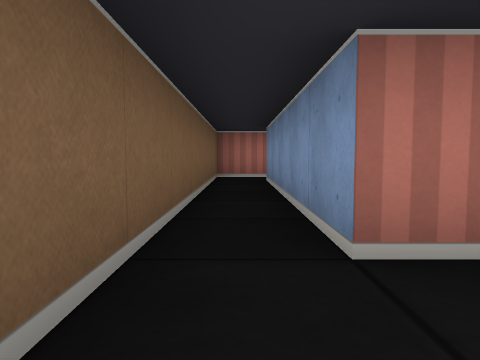
view 1 (above)

24 first-person views from a walk through a cub3D ray-caster map. The camera is about half as high as the walls, tilts 4° down and sees 70° across. The floor is counted in squares. Each view is taken from the middle of a square. On the plan, view 1 faces up. The plan holds only what a view shows up to about 9 squares ahead; the rest is blank.

view 2
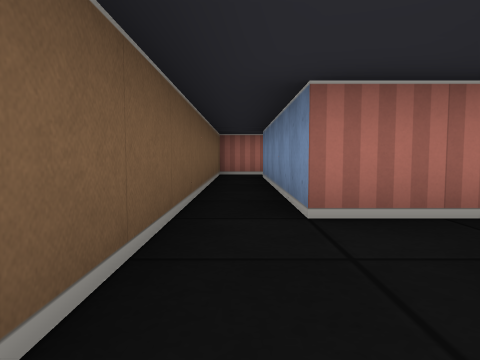

view 3
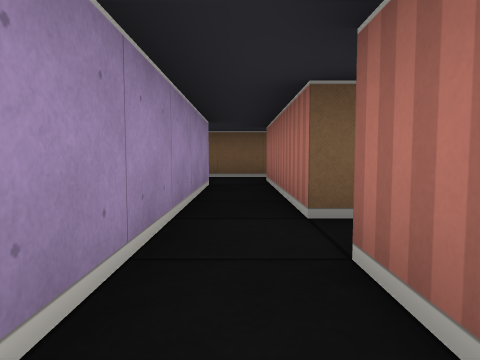

view 4
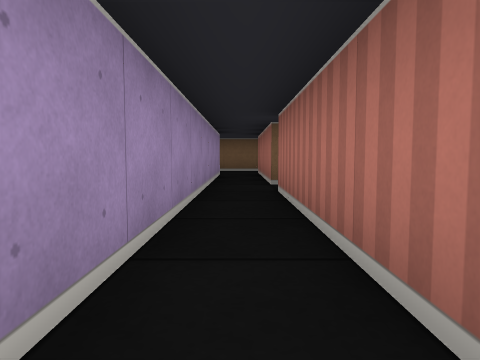

view 5
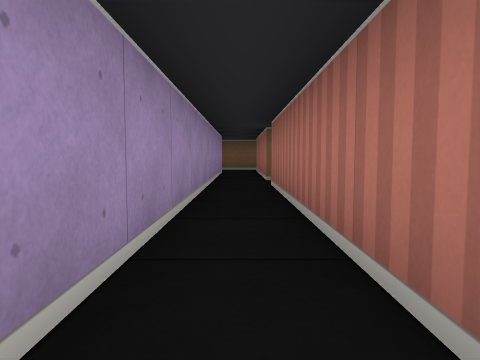

view 6
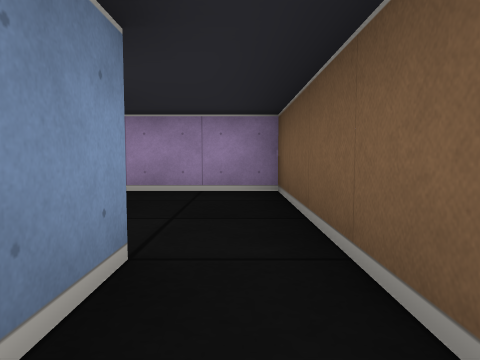

view 7
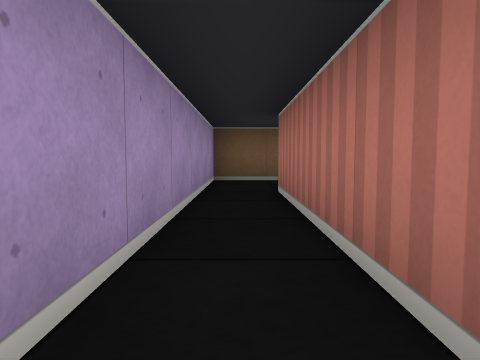

view 8
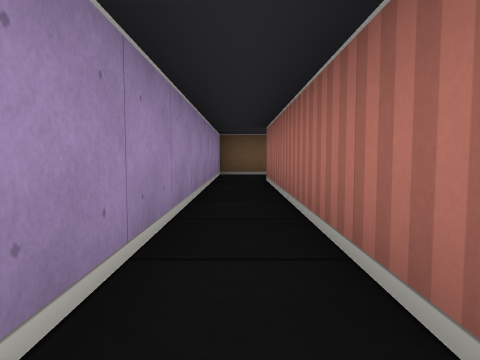

view 9
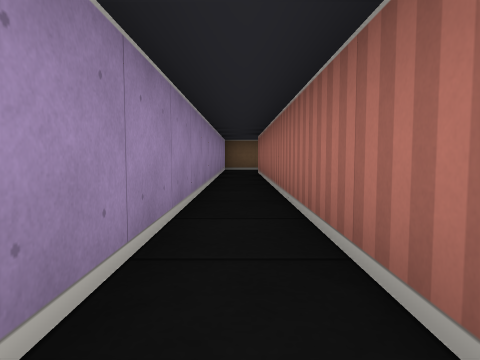

view 10
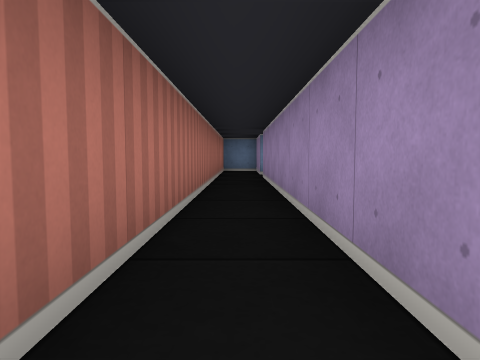

view 11
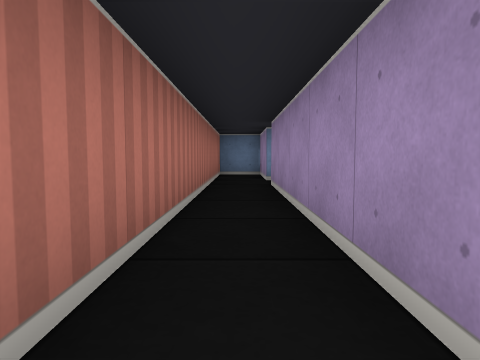

view 12
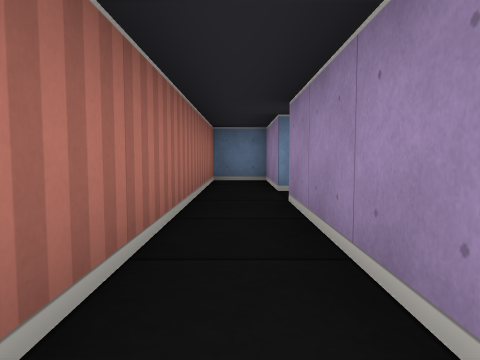

view 13
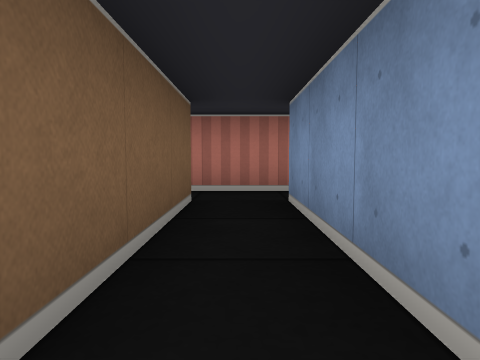

view 14
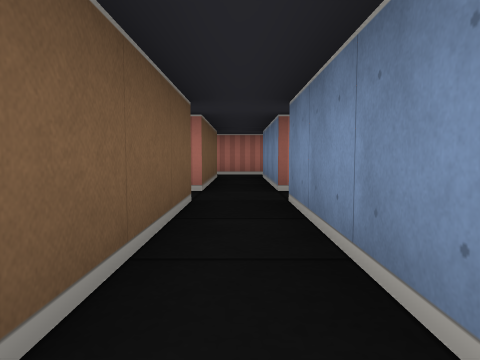

view 15
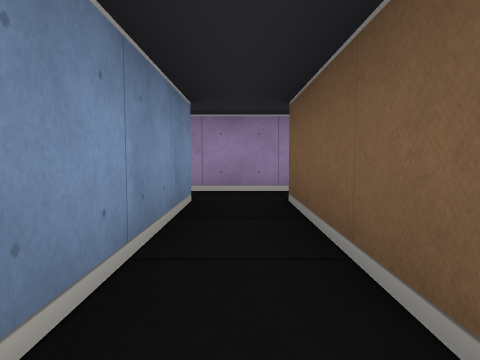

view 16
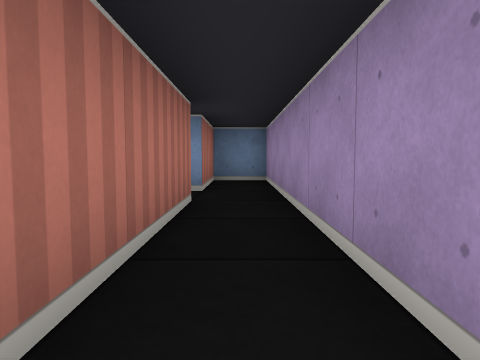

view 17
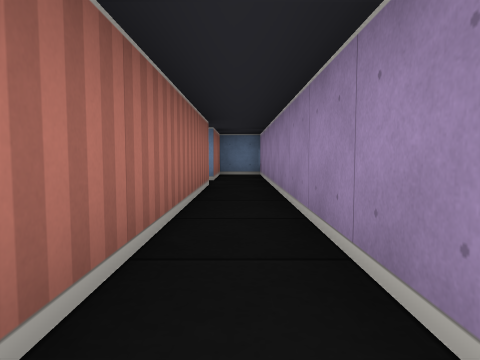

view 18
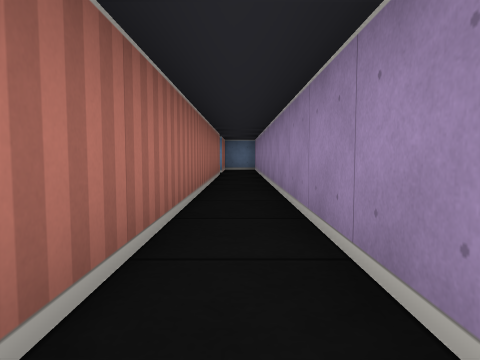

view 19
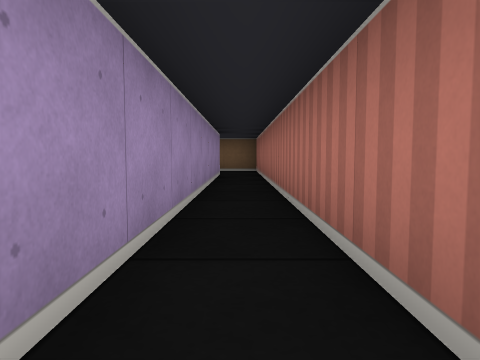

view 20
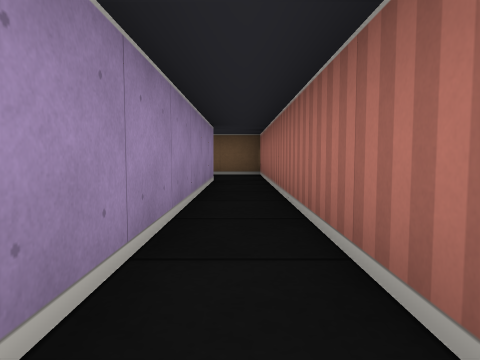

view 21
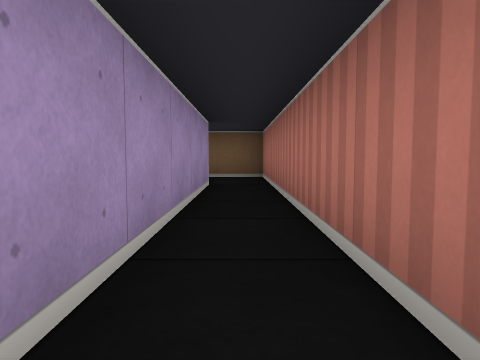

view 22
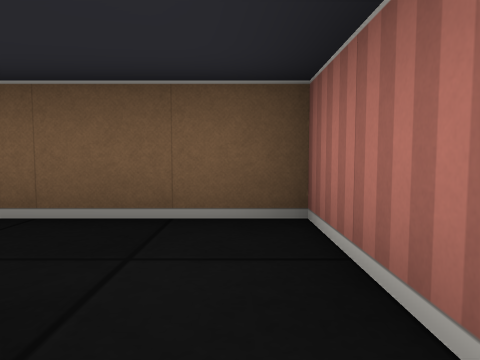

view 23
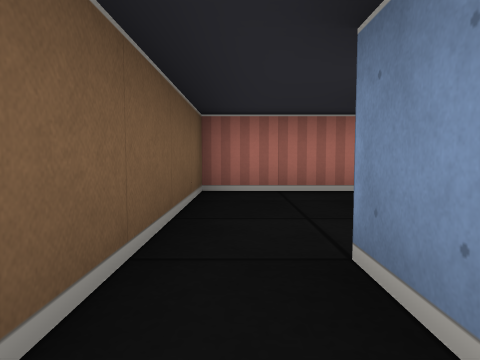

view 24
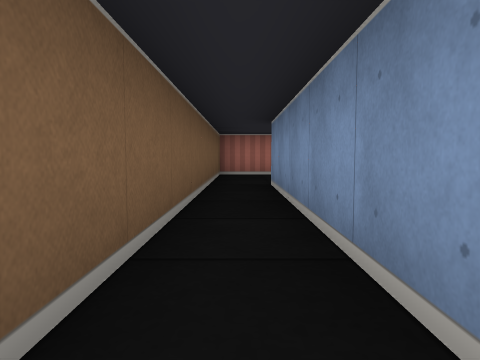

### Floor plan
Ten units are one square. View 1 is at (0, 0); x grows to the right and y downward. Boxes are objects, and circles mark ways between rooms. Rooms are numbered by the first view taken in them; rooms with no view inside come last. Other rooms are left out.
<svg viewBox="-10 -80 200 249">
<path fill="none" stroke="#000" d="M165 15 185 15 185 5 15 5M-5 -5 -5 15 155 15M104 -15 55 -15M45 -15 5 -15 5 -65M15 -5 104 -5M6 -75 -5 -75 -5 -5M155 15 155 45M165 45 165 15M155 55 155 85 -5 85 -5 95M15 95 185 95 185 85 165 85 165 55M5 164 5 115M-5 115 -5 164"/>
<circle cx="5" cy="0" r="3" fill="#2a7"/>
<circle cx="160" cy="20" r="3" fill="#2a7"/>
<circle cx="160" cy="60" r="3" fill="#2a7"/>
<text x="80" y="10">1</text>
<text x="80" y="-10">2</text>
<text x="90" y="50">3</text>
<text x="100" y="90">4</text>
<text x="0" y="140">5</text>
</svg>
Room 1 opens to room 2. Room 1 opens to room 3. Room 3 opens to room 4.

Where each view was taken, in squares from view 1:
view 1: 0 up, 0 right, facing up
view 2: 1 down, 0 right, facing up
view 3: 1 up, 7 right, facing left
view 4: 1 up, 10 right, facing left
view 5: 1 up, 11 right, facing left
view 6: 3 up, 0 right, facing down
view 7: 1 down, 6 right, facing left
view 8: 1 down, 8 right, facing left
view 9: 1 down, 11 right, facing left
view 10: 1 down, 8 right, facing right
view 11: 1 down, 10 right, facing right
view 12: 1 down, 12 right, facing right
view 13: 5 down, 16 right, facing up
view 14: 9 down, 16 right, facing up
view 15: 5 down, 16 right, facing down
view 16: 9 down, 12 right, facing right
view 17: 9 down, 10 right, facing right
view 18: 9 down, 7 right, facing right
view 19: 9 down, 10 right, facing left
view 20: 9 down, 8 right, facing left
view 21: 9 down, 7 right, facing left
view 22: 9 down, 2 right, facing left
view 23: 13 down, 0 right, facing up
view 24: 17 down, 0 right, facing up
